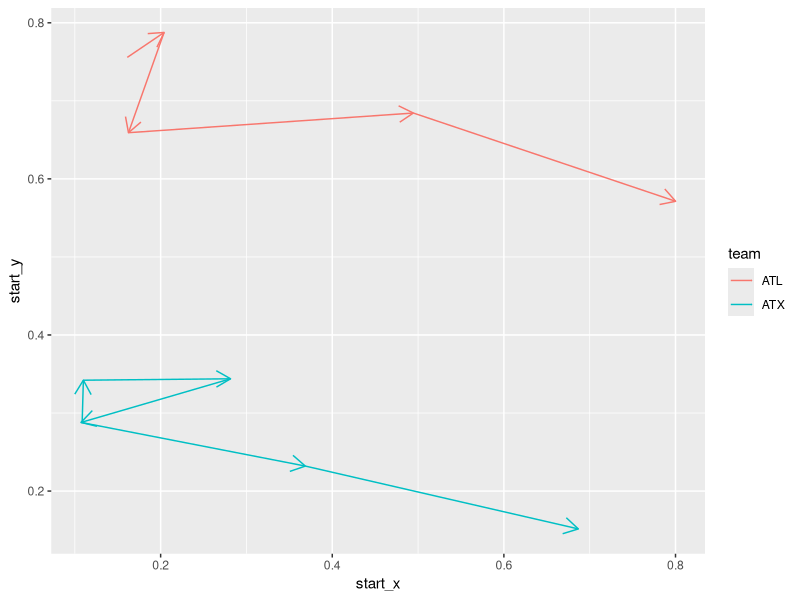
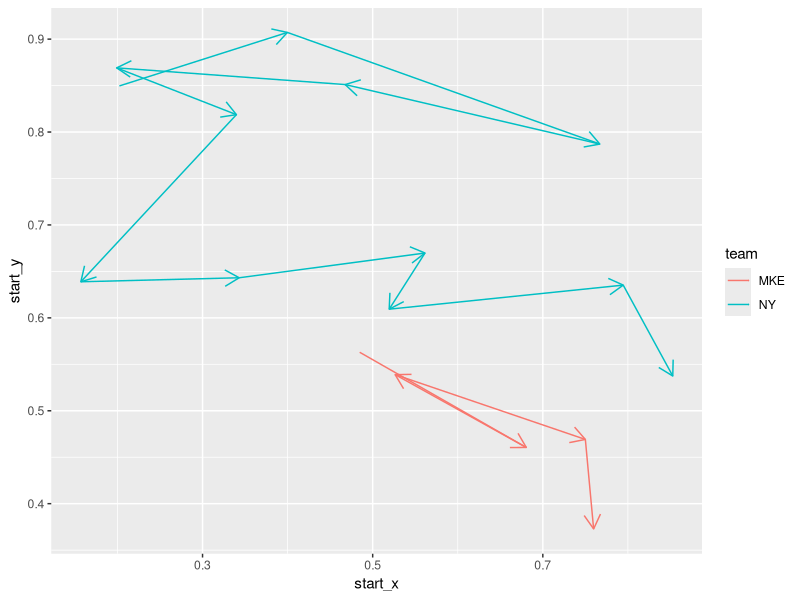
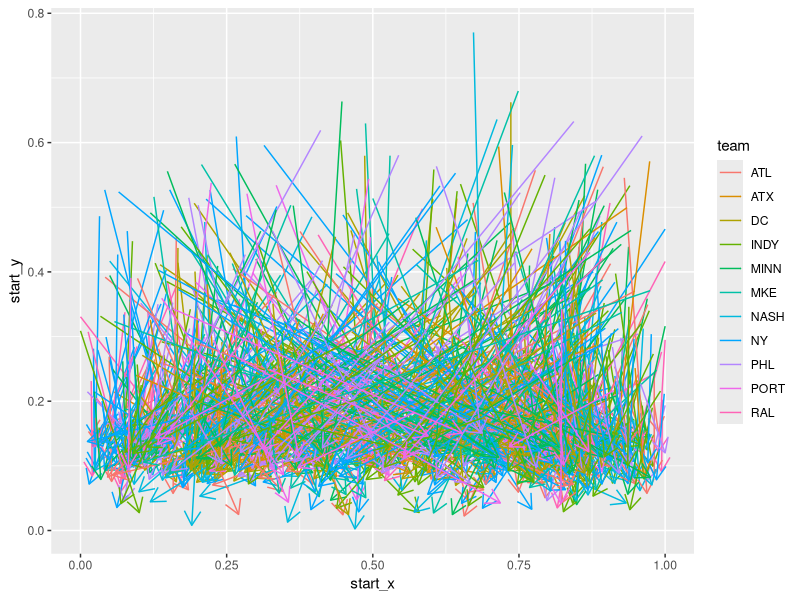
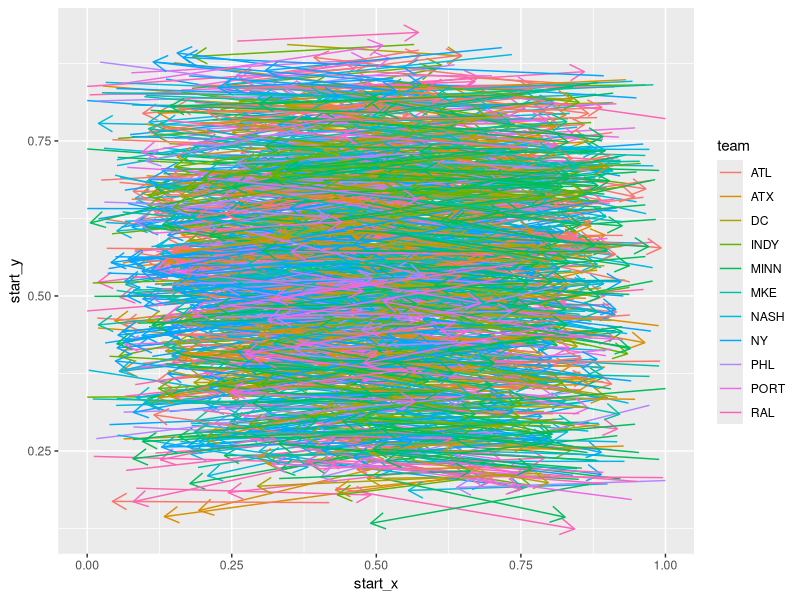
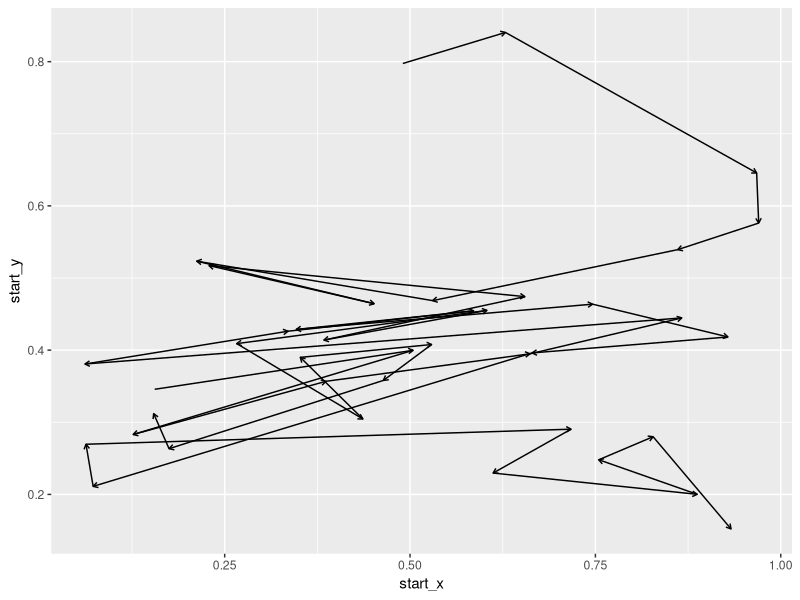

Reproduce these figures in R, in order.
rm(list = ls())

library(tidyverse)

passes.df <- read_csv("integ-data/Passes.csv")

passes <- passes.df |> 
  select(match, week, team, Point, Possession, `Turnover?`, `Throw to endzone?`, `Swing?`,
         `Dump?`,
         start_x = `Start X (0 -> 1 = left sideline -> right sideline)`,
         start_y = `Start Y (0 -> 1 = back of opponent endzone -> back of own endzone)`,
         end_x = `End X (0 -> 1 = left sideline -> right sideline)`,
         end_y = `End Y (0 -> 1 = back of opponent endzone -> back of own endzone)`)

passes |>
  filter(match == "ATL @ ATX",
         week == "Week 1") |>
  filter(Point == 1,
         Possession == 2) |>
  ggplot() +
  geom_segment(aes(x = start_x, y = start_y, xend = end_x, yend = end_y,
                   color = team, ), arrow = arrow(length = unit(0.03, "npc")))

passes |>
  filter(match == "MKE @ NY",
         week == "Week 2") |>
  filter(Point == 4,
         Possession == 2) |>
  ggplot() +
  geom_segment(aes(x = start_x, y = start_y, xend = end_x, yend = end_y,
                   color = team, ), arrow = arrow(length = unit(0.03, "npc")))


passes |>
  filter(match == "MKE @ NY",
         week == "Week 2",
         Point == 1) |>
  arrange(Possession) |>
  print(n = 28)

passes |>
  filter(`Throw to endzone?` == 1,
         `Turnover?` == 0) |>
  ggplot() +
  geom_segment(aes(x = start_x, y = start_y, xend = end_x, yend = end_y,
                   color = team, ), arrow = arrow(length = unit(0.03, "npc")))
passes |>
  filter(`Swing?` == 1) |>
  ggplot() +
  geom_segment(aes(x = start_x, y = start_y, xend = end_x, yend = end_y,
                   color = team, ), arrow = arrow(length = unit(0.03, "npc")))

possessions.leading.to.goal <- passes.df |>
  group_by(match, week, team, Point, Possession) |>
  summarise(passes = n(),
            turnovers = sum(`Turnover?`),
            pass_to_endzone = sum(`Throw to endzone?`),
            .groups = "drop") |>
  filter(turnovers == 0,
         pass_to_endzone == 1)

max.passes <- possessions.leading.to.goal |> slice_max(passes, n = 1, with_ties = F)

passes |>
  inner_join(max.passes) |>
  ggplot() +
  geom_segment(aes(x = start_x, y = start_y, xend = end_x, yend = end_y),
               arrow = arrow(length = unit(0.01, "npc")))

# PUL field dimensions are 40 yards wide by 120 yards long (including 20-yard endzones)
passes.df |>
  mutate(x_yd = abs((`End X (0 -> 1 = left sideline -> right sideline)`*40) -
                      (`Start X (0 -> 1 = left sideline -> right sideline)`*40)),
         y_yd = (`Start Y (0 -> 1 = back of opponent endzone -> back of own endzone)`*120) -
           (`End Y (0 -> 1 = back of opponent endzone -> back of own endzone)`*120),
         # diagonal pass distance (the hypotenuse of a triangle where x & y form a right angle)
         z_yd = sqrt(x_yd^2 + y_yd^2))

